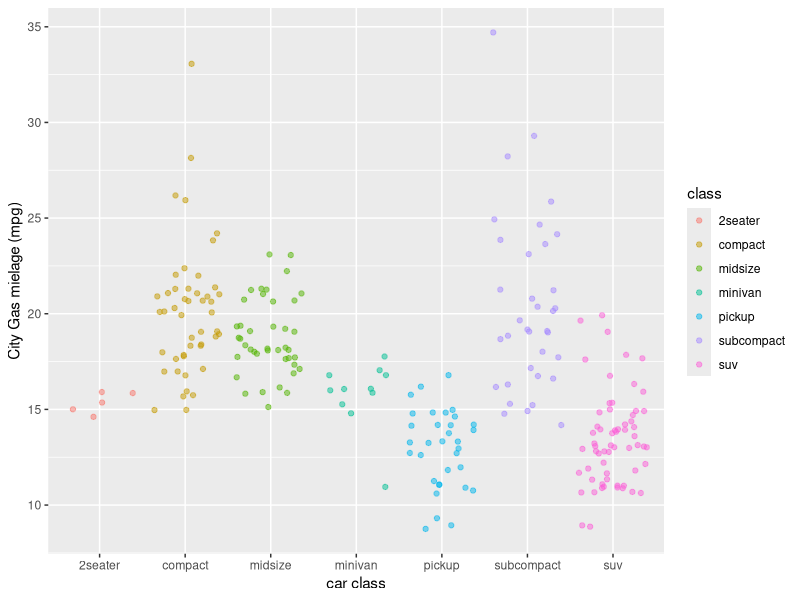

Generate this figure with R:
## ---- chunk 1
knitr::opts_chunk$set(echo = TRUE)

library(tidyverse)
## ---- chunk 2
ggplot(data = mpg, aes(x = class, y = cty)) +
         geom_jitter(aes(color = class), alpha = 0.5) +
  labs(x = "car class", y = "City Gas mielage (mpg)")
